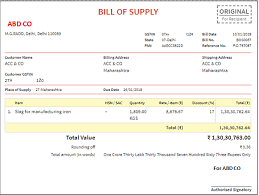
#> input picture Python/Camscanner/bill.png, 259 x 195 px
$ python camscanner.py bill.png
#> lines starting #> are read from the running program, lines starting #| are printed output that depends on the picture
import sys, cv2
import numpy as np
import matplotlib.pyplot as plt

if __name__ == "__main__":

    # the image that needs to be scanned
    filename = sys.argv[1]

    img = cv2.imread(filename)
#> img is the input picture: shape (195, 259, 3); mean B, G, R 240.6, 245.1, 246.9
    gray_img = cv2.cvtColor(img, cv2.COLOR_BGR2GRAY)
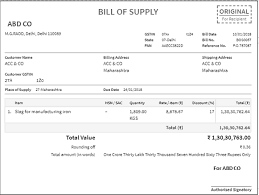
#> gray_img: shape (195, 259); min 20, max 255, mean 245.1

    thresh1 = cv2.adaptiveThreshold(
        gray_img, 255, cv2.ADAPTIVE_THRESH_MEAN_C, cv2.THRESH_BINARY, 11, 2
    )
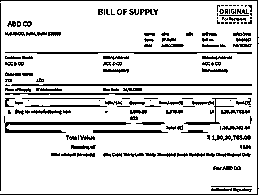
#> thresh1: shape (195, 259); 85.3% white; black in thin lines or dots
    cv2.imwrite("try1.jpg", thresh1)

    thresh2 = cv2.adaptiveThreshold(
        gray_img, 255, cv2.ADAPTIVE_THRESH_MEAN_C, cv2.THRESH_BINARY, 31, 3
    )
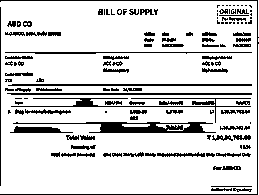
#> thresh2: shape (195, 259); 84.1% white; black in thin lines or dots
    cv2.imwrite("try2.jpg", thresh2)

    thresh3 = cv2.adaptiveThreshold(
        gray_img, 255, cv2.ADAPTIVE_THRESH_GAUSSIAN_C, cv2.THRESH_BINARY, 13, 5
    )
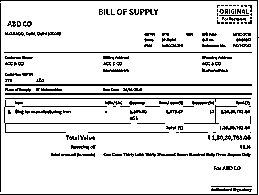
#> thresh3: shape (195, 259); 87.5% white; black in thin lines or dots
    cv2.imwrite("try3.jpg", thresh3)

    thresh4 = cv2.adaptiveThreshold(
        gray_img, 255, cv2.ADAPTIVE_THRESH_GAUSSIAN_C, cv2.THRESH_BINARY, 31, 4
    )
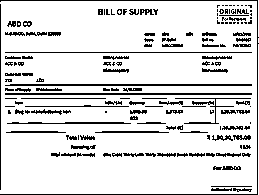
#> thresh4: shape (195, 259); 86.4% white; black in thin lines or dots
    cv2.imwrite("try4.jpg", thresh4)

    thresh5 = cv2.adaptiveThreshold(
        gray_img, 255, cv2.ADAPTIVE_THRESH_MEAN_C, cv2.THRESH_BINARY, 11, 2
    )
    cv2.imwrite("try5.jpg", thresh5)

    thresh6 = cv2.adaptiveThreshold(
        gray_img, 255, cv2.ADAPTIVE_THRESH_MEAN_C, cv2.THRESH_BINARY, 31, 5
    )
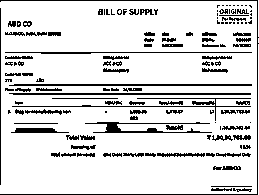
#> thresh6: shape (195, 259); 85.7% white; black in thin lines or dots
    cv2.imwrite("try6.jpg", thresh6)

    thresh7 = cv2.adaptiveThreshold(
        gray_img, 255, cv2.ADAPTIVE_THRESH_GAUSSIAN_C, cv2.THRESH_BINARY, 21, 5
    )
#> thresh7: shape (195, 259); 87.2% white; black in thin lines or dots
    cv2.imwrite("try7.jpg", thresh7)

    thresh8 = cv2.adaptiveThreshold(
        gray_img, 255, cv2.ADAPTIVE_THRESH_GAUSSIAN_C, cv2.THRESH_BINARY, 31, 5
    )
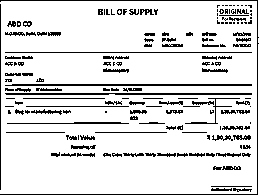
#> thresh8: shape (195, 259); 87% white; black in thin lines or dots
    cv2.imwrite("try8.jpg", thresh8)

    cv2.waitKey(0)
    cv2.destroyAllWindows()
